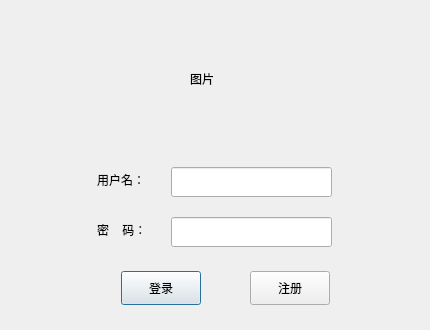
<?xml version="1.0" encoding="UTF-8"?>
<ui version="4.0">
 <class>MailDlg</class>
 <widget class="QDialog" name="MailDlg">
  <property name="geometry">
   <rect>
    <x>0</x>
    <y>0</y>
    <width>430</width>
    <height>330</height>
   </rect>
  </property>
  <property name="windowTitle">
   <string>MailDlg</string>
  </property>
  <widget class="QPushButton" name="LoginBtn">
   <property name="geometry">
    <rect>
     <x>121</x>
     <y>271</y>
     <width>80</width>
     <height>34</height>
    </rect>
   </property>
   <property name="styleSheet">
    <string notr="true">font: 13pt &quot;Ubuntu&quot;;</string>
   </property>
   <property name="text">
    <string>登录</string>
   </property>
  </widget>
  <widget class="QLabel" name="usernamelabel">
   <property name="geometry">
    <rect>
     <x>97</x>
     <y>165</y>
     <width>68</width>
     <height>29</height>
    </rect>
   </property>
   <property name="minimumSize">
    <size>
     <width>60</width>
     <height>29</height>
    </size>
   </property>
   <property name="styleSheet">
    <string notr="true">font: 13pt &quot;Ubuntu&quot;;</string>
   </property>
   <property name="text">
    <string>用户名：</string>
   </property>
  </widget>
  <widget class="QLineEdit" name="UserLineEdit">
   <property name="geometry">
    <rect>
     <x>171</x>
     <y>167</y>
     <width>161</width>
     <height>30</height>
    </rect>
   </property>
  </widget>
  <widget class="QLabel" name="passwordlabel">
   <property name="geometry">
    <rect>
     <x>97</x>
     <y>217</y>
     <width>67</width>
     <height>26</height>
    </rect>
   </property>
   <property name="styleSheet">
    <string notr="true">font: 13pt &quot;Ubuntu&quot;;</string>
   </property>
   <property name="text">
    <string>密    码：</string>
   </property>
  </widget>
  <widget class="QLineEdit" name="PasswordLineEdit">
   <property name="geometry">
    <rect>
     <x>171</x>
     <y>217</y>
     <width>161</width>
     <height>30</height>
    </rect>
   </property>
   <property name="echoMode">
    <enum>QLineEdit::Password</enum>
   </property>
  </widget>
  <widget class="QPushButton" name="RegisterBtn">
   <property name="geometry">
    <rect>
     <x>250</x>
     <y>271</y>
     <width>80</width>
     <height>34</height>
    </rect>
   </property>
   <property name="styleSheet">
    <string notr="true">font: 13pt &quot;Ubuntu&quot;;</string>
   </property>
   <property name="text">
    <string>注册</string>
   </property>
   <property name="iconSize">
    <size>
     <width>30</width>
     <height>16</height>
    </size>
   </property>
  </widget>
  <widget class="QLabel" name="backgroundlabel">
   <property name="geometry">
    <rect>
     <x>190</x>
     <y>70</y>
     <width>67</width>
     <height>17</height>
    </rect>
   </property>
   <property name="text">
    <string>图片</string>
   </property>
  </widget>
 </widget>
 <layoutdefault spacing="6" margin="11"/>
 <resources/>
 <connections/>
</ui>
